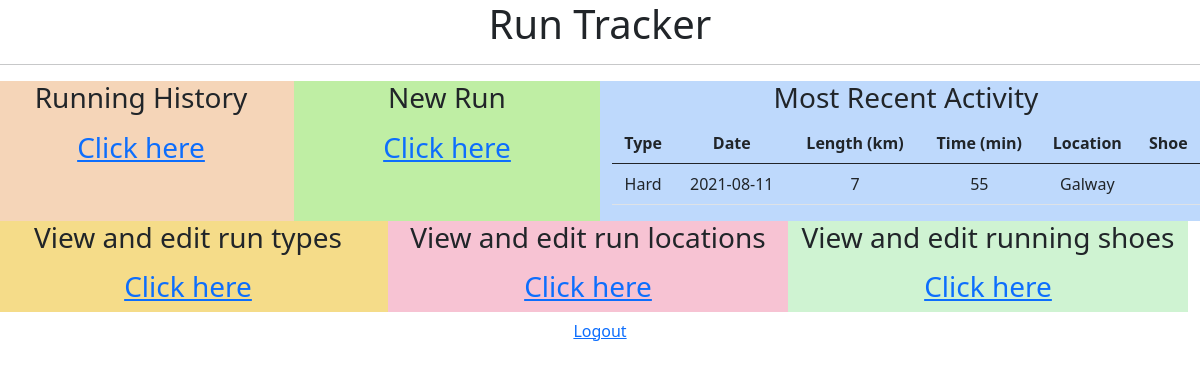
The app's page / (signed in) with its own data.
### Model/Run.py (models this page shows, shortened)
class Run(db.Model):
    __tablename__ = 'runs'
    id = db.Column('run_id', db.Integer, primary_key = True)
    length = db.Column(db.String(50))
    location = db.Column(db.Integer, ForeignKey('runlocation.runlocation_id'))
    time = db.Column(db.String(10))
    shoe = db.Column(db.Integer, ForeignKey('shoes.shoe_id'))
    userid = db.Column(db.Integer,ForeignKey('user.id' ))
    date = db.Column(db.String(10))
    typeofrun = db.Column(db.Integer, ForeignKey('runtype.runtype_id'))
    related_type_of_run = relationship('Runtype', backref='Run',lazy="joined")
    related_location_of_run = relationship('Runlocation', backref='Run',lazy="joined")
    related_shoe_of_run = relationship('Shoe', backref='Run',lazy="joined")

### Model/Runtype.py (models this page shows, shortened)
class Runtype(db.Model):
    __tablename__ = 'runtype'
    id = db.Column('runtype_id', db.Integer, primary_key = True)
    description = db.Column(db.String(100))
    userid = db.Column(db.Integer,ForeignKey('user.id' ))

### Model/Runlocation.py (models this page shows, shortened)
class Runlocation(db.Model):
    __tablename__ = 'runlocation'
    id = db.Column('runlocation_id', db.Integer, primary_key = True)
    description = db.Column(db.String(100))
    userid = db.Column(db.Integer,ForeignKey('user.id' ))

### Controllers/RunController.py (the view)
@options_run.route("/")
@login_required
def run_options():
    runs = Run.query.filter_by(userid = current_user.id).order_by(desc(Run.date)).limit(1)
    return render_template('run_options.html',recent = runs)

### main.py (called while the page is built)
@login_manager.user_loader
def load_user(user_id):
    return User.query.get(int(user_id))

### Templates/run_options.html (shortened to what this page needs)
<!DOCTYPE html>
<html lang = "en">
   <head>
      <link href="https://cdn.jsdelivr.net/npm/bootstrap@5.0.2/dist/css/bootstrap.min.css" rel="stylesheet"></head>
   <body>
      <div class="col-sm-12 text-center" style="background-color:rgb(255, 255, 255);">
         <h1> Run Tracker</h1>
         </div>
      <hr/>
<div class="row">
<div class="col-sm-3 text-center" style="background-color:rgb(245, 213, 184);">
   <h3> Running History <p></p> <a href = "{{ url_for('data_run.run_data') }}"> Click here
      </a></h3>
   </div>
<div class="col-sm-3 text-center" style="background-color:rgb(191, 238, 164);">
      <h3>New Run <p></p><a href = "{{ url_for('new_run.run_new') }}"> Click here
         </a></h3>
      </div>
<div class="col-sm-6 text-center" style="background-color:rgb(190, 217, 252);">
   <h3>Most Recent Activity</h3>
         <table class="table table-hover">
         <thead>
             <tr>
                 <th>Type</th>
                 <th>Date</th>
                 <th>Length (km)</th>
                 <th>Time (min)</th>
                 <th>Location </th>
                 <th>Shoe </th>
             </tr>
         </thead>
         <tbody class="text-center">
         {% for row in recent| batch(1) %}
            {% include "run_recent.html" %}
        {% endfor %}
         </tbody>
         </table>
</div>
<div class="row">
   <div class="col-sm-4 text-center" style="background-color:rgb(245, 220, 137);">
      <h3> View and edit run types <p></p> <a href = "{{ url_for('options_type.type_options') }}"> Click here
         </a></h3>
      </div>
   <div class="col-sm-4 text-center" style="background-color:rgb(247, 195, 211);">
         <h3>View and edit run locations <p></p><a href = "{{ url_for('options_location.location_options') }}"> Click here
            </a></h3>
         </div>
   <div class="col-sm-4 text-center" style="background-color:rgb(207, 243, 210);">
            <h3>View and edit running shoes <p></p><a href = "{{ url_for('options_shoe.shoe_options') }}"> Click here
               </a></h3>
            </div>
   </div>
<div class="btn">
   <a href = "{{ url_for('auth.logout') }}"> Logout
      </a>
   </div>
</html>

### Templates/run_recent.html
<tr>
    <td>{{ row[0].related_type_of_run.description}}</td>
    <td>{{ row[0].date }}</td>
    <td>{{ row[0].length }}</td>
    <td>{{ row[0].time }}</td>
    <td>{{ row[0].related_location_of_run.description}}</td>
    <td>{{ row[0].related_shoe_of_run.description}}</td>
</tr>

### records on screen
Run: description "Hard", date "2021-08-11", length "7", time "55", description "Galway"
